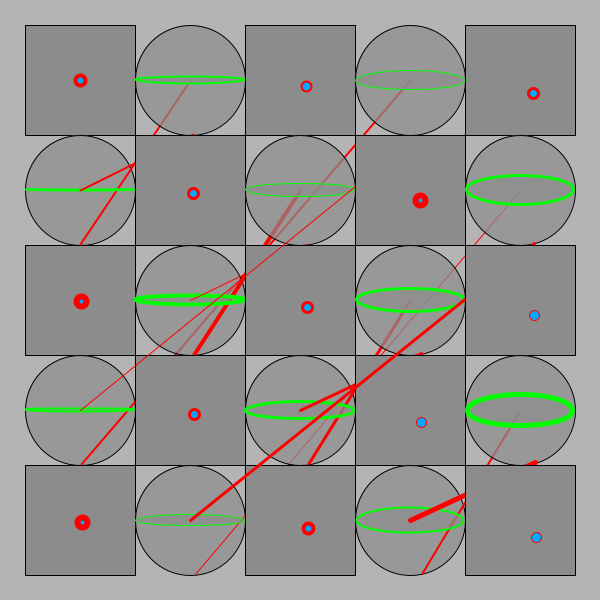
Frame 1 (no input)
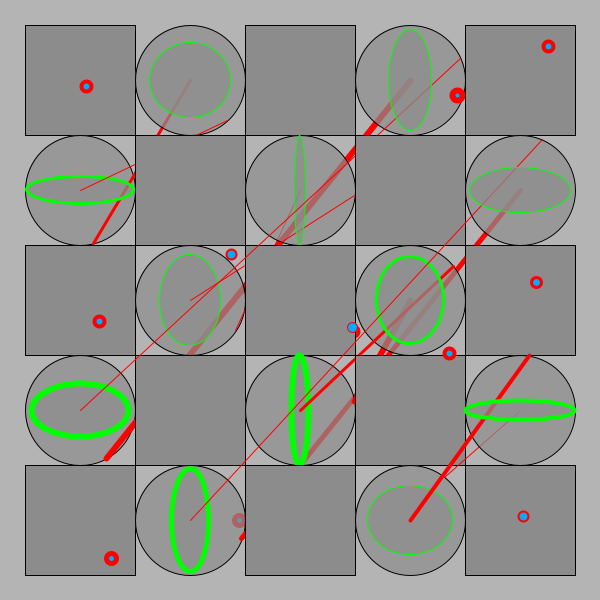
Frame 60 (the mouse pressed at the canvas centre just before this capture)
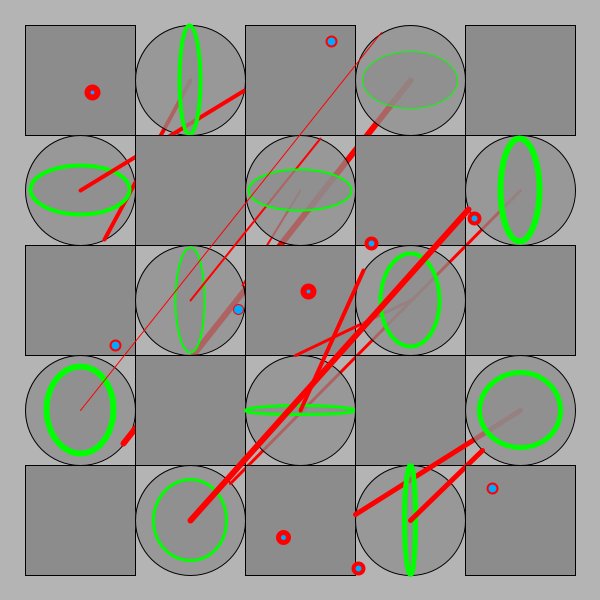
Frame 120 (the mouse held since frame 60 and released just before this capture)

The Processing sketch that drew these frames (run headless with seeded random() and noise(); from frame 60 on, the mouse is pressed at the canvas centre):

// Processing sketch: processing_152096
// ── processing_152096.pde

/*
 * Creative Coding
 * Week 2, 04 - The Clocks
 * by Indae Hwang and Jon McCormack
 * Copyright (c) 2014 Monash University
 *
 * This program draws a grid of circular "clocks", whose hands move according to the elasped time.
 * The higher the clock number the faster it moves, the first clock takes 1 min to go all the way around.
 * The function "movingCircle" is used to draw each clock. It is passed the position, size and hand angle
 * as arguments.
 * 
 */

void setup() {
  size(600, 600);
  background(180);
  rectMode(CENTER);
  noStroke();
}


void draw() {
  background(180);
  noStroke();

  int num = 5;
  int margin = 80;

  float gutter = 0; //distance between each cell
  float cellsize = ( width - (2 * margin) - gutter * (num - 1) ) / (num - 1);

  int circleNumber = 0; // counter

  for (int i=0; i<num; i++) {
    for (int j=0; j<num; j++) {
      ++circleNumber;

      float tx = margin + cellsize * i + gutter * i;
      float ty = margin + cellsize * j + gutter * j;
      if (circleNumber%2==0){
        movingCircle(tx, ty, cellsize, circleNumber * TWO_PI * millis() / 60000.0);}
      else{
        movingSquare(tx, ty, cellsize, circleNumber * TWO_PI * millis() / 60000.0);}
      }
    
  }
}//end of draw 


void movingCircle(float x, float y, float size, float angle) {

  // calculate endpoint of the line
  float tempX = x + (size / 2) * sin(angle);
  float tempY = y + (size / 2) * cos(angle);

  stroke(0);
  strokeWeight(1);
  fill(140, 180);
  ellipse(x, y, size, size); // circle
  
  int pulsate = int(random(1, 7));
  strokeWeight(pulsate);
  stroke(255, 0, 0);
  line(y, x, tempX, tempY); // red line
  stroke(0,255,0);
  ellipse(x, y, size * cos(angle), size * sin(angle));// fluctuating circle. This looks like 3D action
}

void movingSquare(float x, float y, float size, float angle) {
  
    // calculate endpoint of the line
  float tempX = x + (size / 2) * sin(angle);
  float tempY = y + (size / 2) * tan(angle);
  stroke(0);
  strokeWeight(1);
  fill(140, 255);
  rect(x, y, size, size); // square
  
  int pulsate = int(random(1, 7));
  strokeWeight(pulsate);
  stroke(255, 0, 0);
  //line(y, x, tempX, tempY);
  fill(0,170,255);
  ellipse(tempX, tempY, 10, 10);
}
